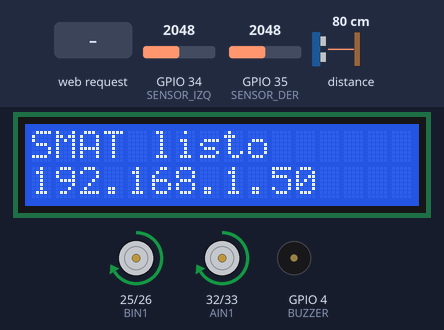
Simulated run of this sketch. Board: ESP32. Parts: 16×2 character LCD, motor-driver pin pairs drawn as motors (green arrow = first pin HIGH = forward, orange = second pin HIGH = backward, longer = more drive), buzzer (waves = sounding, pin HIGH). The inputs (shaded band) are chosen by the test bench; at power-on: distance to the obstacle 80 cm, GPIO 34 (SENSOR_IZQ) = 2048, GPIO 35 (SENSOR_DER) = 2048. The echo pulse lasts 58.3 µs per cm; WiFi joins after 1.5 s; servers stay silent unless stated; what the sketch prints to the serial monitor is not drawn.

Above: at 5.8 s.
5.9 s: HTTP request GET /alerta_seguridad received
At 6.1 s:
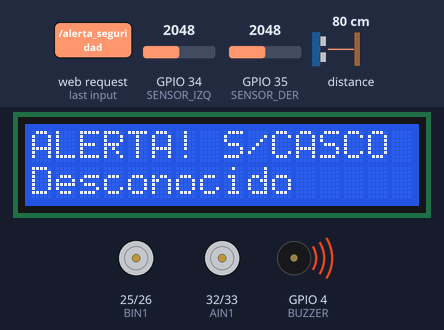
8.3 s: HTTP request GET /alerta_seguridad?nombre=1 received
At 9.05 s:
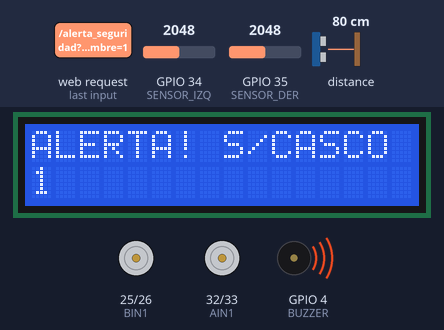
10.7 s: HTTP request GET /parar received
At 11.45 s:
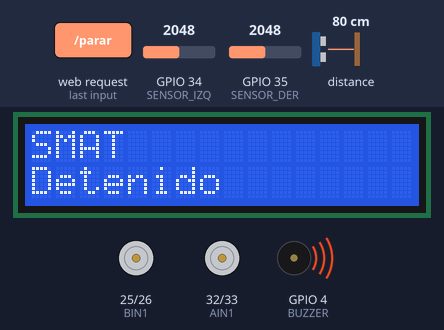
13.1 s: HTTP request GET /arrancar received
At 13.85 s:
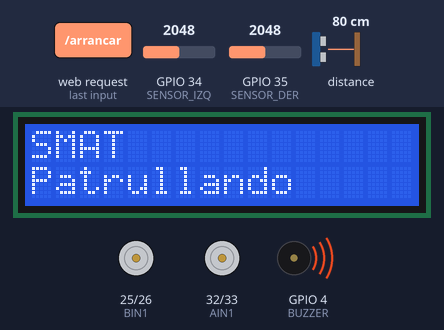
15.5 s: distance to the obstacle set to 21 cm
18.5 s: distance to the obstacle set to 17 cm
At 19.2 s:
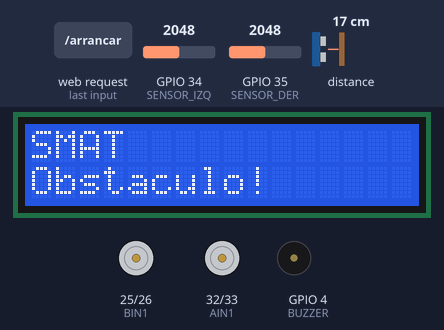
Timing chart, 0 to 21.0 s (numbered marks = the images above; inputs shaded):
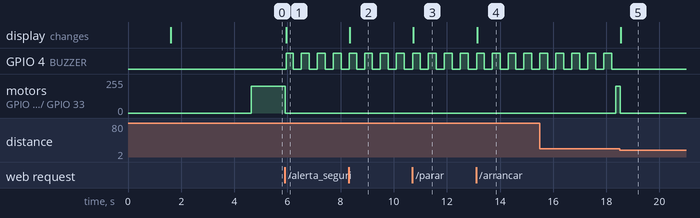

The sketch:

robot_droid.ino
```cpp
// ============================================================
//  SMAT - Codigo del robot (ESP32 + DRV8833 + LCD 16x2 I2C)
//  - Se conecta al WiFi y muestra su IP en la LCD.
//  - Sigue una linea negra en el piso con 2 sensores CNY70 (RobotGroup).
//  - Frena si hay un obstaculo adelante (sensor de distancia VL53L0X).
//  - Cuando la compu (motor_ia_robot.py) manda un POST a
//    http://<IP_DEL_ESP32>/alerta_seguridad con "nombre",
//    el robot FRENA, muestra el nombre en la LCD y suena el buzzer.
//  - A los TIEMPO_ALERTA ms vuelve a andar solo.
//
//  Librerias (Herramientas > Administrar bibliotecas):
//    - "LiquidCrystal I2C" (Frank de Brabander)
//    - "VL53L0X" (Pololu)
//  Placa: "ESP32 Dev Module".
// ============================================================

#include <WiFi.h>
#include <WebServer.h>
#include <Wire.h>
#include <LiquidCrystal_I2C.h>
#include <VL53L0X.h>

// ---------- 1. CAMBIAR ESTO ----------
// El nombre y la clave del WiFi van en secretos.h (no se sube a GitHub).
// Para crearlo: copiar secretos.example.h como secretos.h y poner tus datos.
#include "secretos.h"

// Si la LCD no muestra nada, probar con 0x3F en vez de 0x27
LiquidCrystal_I2C lcd(0x27, 16, 2);

// ---------- 2. PINES ----------
// LCD:     SDA -> GPIO 21   SCL -> GPIO 22   VCC -> 5V (VIN)   GND -> GND
// DRV8833: motor izquierdo AIN1/AIN2, motor derecho BIN1/BIN2
// (P34, P35, P36 y P39 NO sirven para esto: solo leen, no mandan senal)
const int AIN1 = 32;   // IN1
const int AIN2 = 33;   // IN2
const int BIN1 = 25;   // IN3
const int BIN2 = 26;   // IN4
const int BUZZER = 4;   // buzzer activo (+ al pin, - a GND). Suena con HIGH. Si no hay, no pasa nada.

// Sensores de linea (placas verdes RobotGroup con CNY70): 3 cables
//   VCC -> 3V3 (NO a 5V: la senal subiria a 5V y el ESP32 aguanta 3.3V)
//   GND -> GND      SENAL (el pin del MEDIO del conector blanco) -> pin de abajo
//   Probado: sobre blanco da ~100, sobre cinta negra da 4095.
// Tienen que ser pines del ADC1 (32 a 39): los del ADC2 no leen con el WiFi prendido.
const int SENSOR_IZQ = 34;
const int SENSOR_DER = 35;

// Sensor de distancia VL53L0X (placa violeta): comparte los cables con la LCD
//   VIN -> 3V3   GND -> GND   SCL -> GPIO 22   SDA -> GPIO 21
VL53L0X sensorDistancia;

// ---------- 3. AJUSTES ----------
const int VELOCIDAD = 200;            // 0 a 255
const int VELOCIDAD_GIRO = 170;       // velocidad al corregir para volver a la linea
const int UMBRAL_NEGRO = 2000;        // 0 a 4095. Mas que esto = el sensor ve NEGRO (ver /sensores)
const int DISTANCIA_MINIMA = 200;     // mm. Si hay algo mas cerca, frena (200 mm = 20 cm)
const unsigned long TIEMPO_ALERTA   = 10000; // ms que queda frenado con la alerta (10 s)
const unsigned long PITIDO_MS = 300;        // ms que dura cada pitido y cada silencio

// ---------- Variables internas ----------
WebServer servidor(80);
bool enAlerta = false;
bool sonando = false;    // si el buzzer esta sonando ahora
bool patrullando = true;
unsigned long inicioAlerta = 0;
bool hayDistancia = false;   // si el VL53L0X respondio al arrancar
bool hayObstaculo = false;
int distanciaMm = 0;

// ---------- Motores ----------
void motor(int pin1, int pin2, int vel) {
  if (vel > 0)      { analogWrite(pin1, vel);  analogWrite(pin2, 0); }
  else if (vel < 0) { analogWrite(pin1, 0);    analogWrite(pin2, -vel); }
  else              { analogWrite(pin1, 0);    analogWrite(pin2, 0); }
}
void adelante() { motor(AIN1, AIN2, VELOCIDAD);  motor(BIN1, BIN2, VELOCIDAD); }
void girarIzq() { motor(AIN1, AIN2, -VELOCIDAD_GIRO); motor(BIN1, BIN2, VELOCIDAD_GIRO); }
void girarDer() { motor(AIN1, AIN2, VELOCIDAD_GIRO);  motor(BIN1, BIN2, -VELOCIDAD_GIRO); }
void frenar()   { motor(AIN1, AIN2, 0);          motor(BIN1, BIN2, 0); }

// ---------- LCD ----------
void mostrar(String linea1, String linea2) {
  lcd.clear();
  lcd.setCursor(0, 0); lcd.print(linea1.substring(0, 16));
  lcd.setCursor(0, 1); lcd.print(linea2.substring(0, 16));
}

// ---------- Lo que recibe de la compu ----------
void recibirAlerta() {
  String nombre = servidor.hasArg("nombre") ? servidor.arg("nombre") : "Desconocido";
  Serial.println("ALERTA: " + nombre);

  enAlerta = true;
  inicioAlerta = millis();
  frenar();
  mostrar("ALERTA! S/CASCO", nombre);
  digitalWrite(BUZZER, HIGH);   // empieza a sonar la alarma
  sonando = true;

  servidor.send(200, "text/plain", "OK");
}

void paginaInicio() {
  servidor.send(200, "text/plain", enAlerta ? "SMAT: EN ALERTA" : "SMAT: patrullando");
}

void parar()    { patrullando = false; frenar(); mostrar("SMAT", "Detenido");  servidor.send(200, "text/plain", "Detenido"); }
void arrancar() { patrullando = true;  mostrar("SMAT", "Patrullando"); servidor.send(200, "text/plain", "Patrullando"); }

// Para calibrar: abrir http://<IP_DEL_ESP32>/sensores en el navegador
// y ver cuanto marca cada sensor sobre el piso y sobre la linea negra.
void verSensores() {
  String texto = "Linea izq: " + String(analogRead(SENSOR_IZQ)) +
                 "\nLinea der: " + String(analogRead(SENSOR_DER)) +
                 "\nUmbral negro: " + String(UMBRAL_NEGRO) +
                 "\nDistancia: " + (hayDistancia ? String(distanciaMm) + " mm" : String("sin sensor"));
  servidor.send(200, "text/plain", texto);
}

// ============================================================
void setup() {
  Serial.begin(115200);

  pinMode(AIN1, OUTPUT); pinMode(AIN2, OUTPUT);
  pinMode(BIN1, OUTPUT); pinMode(BIN2, OUTPUT);
  pinMode(BUZZER, OUTPUT);
  frenar();

  lcd.init();
  lcd.backlight();

  // Sensor de distancia (si no esta conectado, el robot anda igual sin el)
  sensorDistancia.setTimeout(500);
  hayDistancia = sensorDistancia.init();
  if (hayDistancia) {
    sensorDistancia.startContinuous();   // mide todo el tiempo
  } else {
    Serial.println("No encuentro el VL53L0X: reviso cables SDA/SCL");
    mostrar("SMAT", "Sin sensor dist.");
    delay(2000);
  }
  mostrar("SMAT", "Conectando WiFi");

  WiFi.mode(WIFI_STA);
  WiFi.begin(WIFI_NOMBRE, WIFI_CLAVE);
  int intentos = 0;
  while (WiFi.status() != WL_CONNECTED) {
    delay(500);
    intentos++;
    Serial.print(".");
    // Cada 10 segundos muestra en la LCD por que no conecta y vuelve a probar
    if (intentos % 20 == 0) {
      int estado = WiFi.status();
      String motivo = "Error " + String(estado);
      if (estado == WL_NO_SSID_AVAIL) motivo = "No veo la red";     // nombre mal o red 5 GHz
      if (estado == WL_CONNECT_FAILED) motivo = "Clave incorrecta";
      Serial.println("\nNo conecta: " + motivo);
      mostrar("WiFi: " + String(WIFI_NOMBRE), motivo);
      WiFi.disconnect();
      WiFi.begin(WIFI_NOMBRE, WIFI_CLAVE);
    }
  }
  String ip = WiFi.localIP().toString();
  Serial.println("\nConectado! IP: " + ip);
  mostrar("SMAT listo", ip);   // ESTA IP va en servidor_ia/.env (URL_ESP32_ALERTA)

  servidor.on("/", paginaInicio);
  servidor.on("/alerta_seguridad", recibirAlerta);
  servidor.on("/parar", parar);
  servidor.on("/arrancar", arrancar);
  servidor.on("/sensores", verSensores);
  servidor.begin();

  delay(3000);
}

void loop() {
  servidor.handleClient();
  unsigned long ahora = millis();

  // Termina la alerta: apaga buzzer y vuelve a patrullar
  if (enAlerta) {
    if (ahora - inicioAlerta >= TIEMPO_ALERTA) {
      enAlerta = false;
      digitalWrite(BUZZER, LOW);   // apaga la alarma
      sonando = false;
      mostrar("SMAT", "Patrullando");
      return;
    }
    // Alarma intermitente: pi... pi... pi...
    // (solo prende o apaga cuando cambia, para no repetir la orden en cada vuelta)
    bool debeSonar = ((ahora - inicioAlerta) / PITIDO_MS) % 2 == 0;
    if (debeSonar != sonando) {
      digitalWrite(BUZZER, debeSonar ? HIGH : LOW);
      sonando = debeSonar;
    }
    return;   // mientras hay alerta, no se mueve
  }

  if (!patrullando) return;

  // ---- Obstaculo adelante: frena hasta que se despeje ----
  if (hayDistancia) {
    distanciaMm = sensorDistancia.readRangeContinuousMillimeters();
    // 8190 o mas = no ve nada. timeoutOccurred = el sensor no contesto
    bool cerca = !sensorDistancia.timeoutOccurred() && distanciaMm < DISTANCIA_MINIMA;
    if (cerca && !hayObstaculo) { frenar(); mostrar("SMAT", "Obstaculo!"); }
    if (!cerca && hayObstaculo) { mostrar("SMAT", "Patrullando"); }
    hayObstaculo = cerca;
    if (hayObstaculo) return;   // no se mueve mientras haya algo cerca
  }

  // ---- Seguir la linea negra ----
  // Los 2 sensores van uno a cada lado de la linea (la linea queda en el medio).
  // El CNY70 da un numero ALTO sobre negro y BAJO sobre blanco/claro.
  bool negroIzq = analogRead(SENSOR_IZQ) > UMBRAL_NEGRO;
  bool negroDer = analogRead(SENSOR_DER) > UMBRAL_NEGRO;

  if (negroIzq && !negroDer)      girarIzq();   // se fue a la derecha: corrige a la izquierda
  else if (negroDer && !negroIzq) girarDer();   // se fue a la izquierda: corrige a la derecha
  else                            adelante();   // linea en el medio (o cruce): sigue derecho
}
```

secretos.example.h
```cpp
// Copiá este archivo como secretos.h y poné tus datos del WiFi.
// secretos.h no se sube a GitHub. El WiFi tiene que ser de 2.4 GHz.
const char* WIFI_NOMBRE = "NOMBRE_DE_TU_WIFI";
const char* WIFI_CLAVE  = "CLAVE_DE_TU_WIFI";
```

Measured:
- the behaviour switches between 20 and 19 cm on distance to the obstacle (found by bisection; images 4 and 5)
- after the input at 5.9 s, GPIO 4 (BUZZER): alternates HIGH for 0.30 s and LOW for 0.30 s, starting after 0.05 s; motor on GPIO 25 (BIN1) / GPIO 26 (BIN2), motor on GPIO 32 (AIN1) / GPIO 33 (AIN2): forward 200/255 → stopped at once; the display: changes after 0.05 s (image 1)
- after the input at 8.3 s, the display: changes after 0.05 s (image 2)
- after the input at 10.7 s, the display: changes at once (image 3)
- after the input at 13.1 s, the display: changes at once (image 4)
- after the input at 18.5 s, motor on GPIO 25 (BIN1) / GPIO 26 (BIN2), motor on GPIO 32 (AIN1) / GPIO 33 (AIN2): forward 200/255 → stopped at once; the display: changes at once (image 5)
